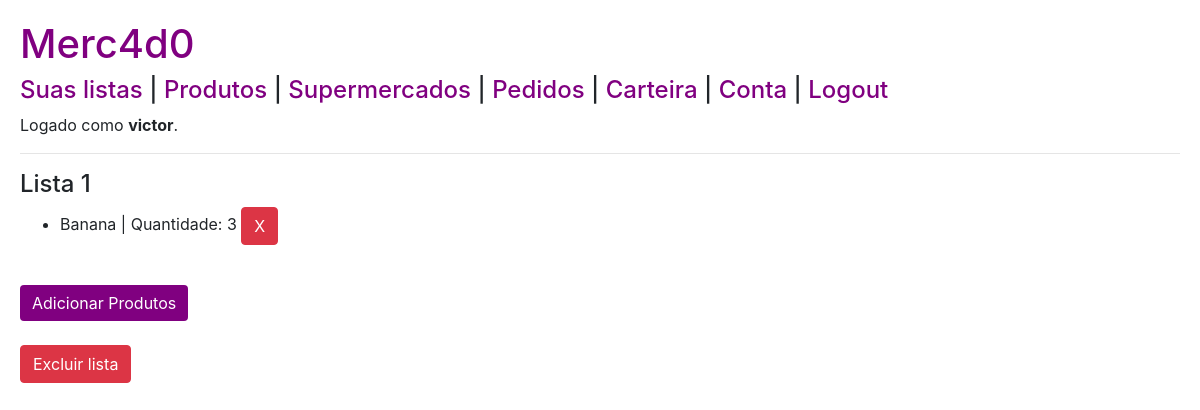
The app's page /lista/3 (signed in), older data.
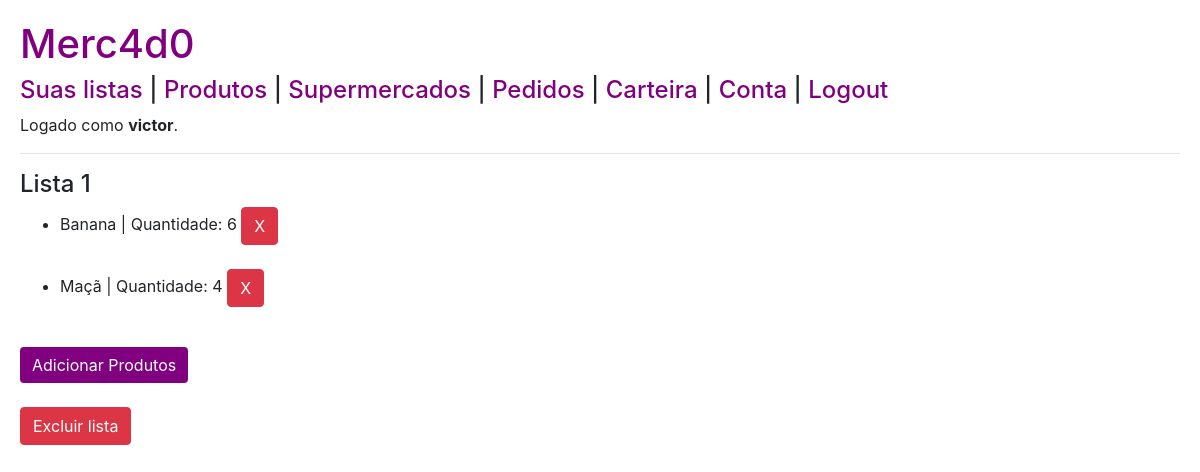
The same page, newer data.
### compras/models.py (models this page shows, shortened)
class Usuario(AbstractUser):
    cpf = models.CharField(max_length=11)

class Lista(models.Model):
    nome = models.CharField(max_length=50)
    usuario = models.ForeignKey(Usuario,
                                on_delete=models.CASCADE,
                                related_name="listas")

class ProdutoLista(models.Model):
    produto = models.ForeignKey(Produto,
                                on_delete=models.CASCADE,
                                related_name="listas")
    lista = models.ForeignKey(Lista,
                                on_delete=models.CASCADE,
                                related_name="produtos")
    quantidade = models.PositiveIntegerField()

class Produto(models.Model):
    nome = models.CharField(max_length=50)

### compras/views.py (the view, shortened to what this page needs)
# urls.py: path("lista/<int:id>", views.lista, name="lista"),
def lista(request, id):
    if request.method == "GET":
        produtos = (ProdutoLista.objects.filter(lista=id))
        nomelista = Lista.objects.get(pk=id).nome
        return render(request, 'compras/lista.html', {
            "produtos": produtos,
            "id": id,
            "nome": nomelista
        })

### compras/templates/compras/lista.html (shortened to what this page needs)
{% extends "compras/layout.html" %}
{% block body %}
    <h4>{{nome}}</h4>
    <ul>
    {% for produto in produtos %}
        <li>
            <form action="{% url 'lista' id %}" method="post">
                <span>{{ produto.produto.nome }} | Quantidade: {{ produto.quantidade }} </span>
                <input type="submit" class="btn btn-danger" value="X">
            </form>
        </li>
        <br>
    {% empty %}
        <p>Lista vazia.</p>
    {% endfor %}
    </ul>
    <form action="{% url 'lista' id %}" method="post">
        <input type="submit" class="btn btn-primary" value="Adicionar Produtos">
    </form>
    <br>
    <form action="{% url 'lista' id %}" method="post">
        <input type="submit" class="btn btn-danger" value="Excluir lista">
    </form>
{% endblock %}

### compras/templates/compras/layout.html (shortened to what this page needs)
{% load static %}
<!DOCTYPE html>
<html lang="en">
<head>
    <link rel="stylesheet" href="https://cdn.jsdelivr.net/npm/bootstrap@4.5.3/dist/css/bootstrap.min.css">
    <link rel="stylesheet" href="{% static 'compras/styles.css' %}">
</head>
<body>
    <h1><a href="{% url 'index' %}">Merc4d0</a></h1>
    <h4>
    <nav>
        {% if not user.is_authenticated %}
            <a href="{% url 'login' %}">Login</a>
            <span>|</span>
            <a href="{% url 'registrar' %}">Registrar-se</a>
        {% else %}
            <a href="{% url 'index' %}">Suas listas</a>
            <span>|</span>
            <a href="{% url 'produtos' %}">Produtos</a>
            <span>|</span>
            <a href="{% url 'supermercados' %}">Supermercados</a>
            <span>|</span>
            <a href="{% url 'pedidos' %}">Pedidos</a>
            <span>|</span>
            <a href="{% url 'carteira' %}">Carteira</a>
            <span>|</span>
            <a href="{% url 'conta' %}">Conta</a>
            <span>|</span>
            <a href="{% url 'logout' %}">Logout</a>
        {% endif %}
    </nav>
    </h4>
    {% if user.is_authenticated %}
        <p>Logado como <b>{{ user.username }}</b>.</p>
    {% else %}
        <p>Não logado.</p>
    {% endif %}
    <hr>
    {% block body %}
    {% endblock %}
</body>
</html>

### compras/static/compras/styles.css (style rules this page uses)
body { padding: 20px; }
a { color: purple; }
.btn-primary { background-color: purple; border: purple; }

Row changes from the older to the newer data that the page shows:
changed ProdutoLista "Banana": quantidade "3" → "6"
added ProdutoLista: produto.nome "Maçã", quantidade "4"
